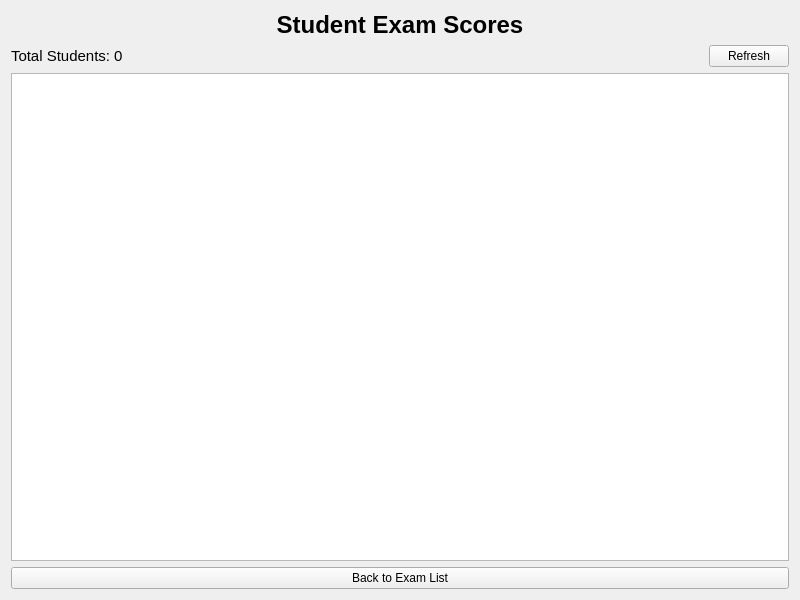
<?xml version="1.0" encoding="UTF-8"?>
<ui version="4.0">
 <class>ExamScores</class>
 <widget class="QWidget" name="ExamScores">
  <property name="geometry">
   <rect>
    <x>0</x>
    <y>0</y>
    <width>800</width>
    <height>600</height>
   </rect>
  </property>
  <property name="windowTitle">
   <string>Exam Scores</string>
  </property>
  <layout class="QVBoxLayout" name="verticalLayout">
   <item>
    <widget class="QLabel" name="titleLabel">
     <property name="text">
      <string>Student Exam Scores</string>
     </property>
     <property name="alignment">
      <set>Qt::AlignCenter</set>
     </property>
     <property name="font">
      <font>
       <pointsize>18</pointsize>
       <weight>75</weight>
       <bold>true</bold>
      </font>
     </property>
    </widget>
   </item>
   <item>
    <layout class="QHBoxLayout" name="horizontalLayout">
     <item>
      <widget class="QLabel" name="studentCountLabel">
       <property name="text">
        <string>Total Students: 0</string>
       </property>
       <property name="font">
        <font>
         <pointsize>11</pointsize>
        </font>
       </property>
      </widget>
     </item>
     <item>
      <spacer name="horizontalSpacer">
       <property name="orientation">
        <enum>Qt::Horizontal</enum>
       </property>
       <property name="sizeHint" stdset="0">
        <size>
         <width>40</width>
         <height>20</height>
        </size>
       </property>
      </spacer>
     </item>
     <item>
      <widget class="QPushButton" name="refreshButton">
       <property name="text">
        <string>Refresh</string>
       </property>
      </widget>
     </item>
    </layout>
   </item>
   <item>
    <widget class="QTableWidget" name="scoresTable">
     <property name="alternatingRowColors">
      <bool>true</bool>
     </property>
     <property name="sortingEnabled">
      <bool>true</bool>
     </property>
    </widget>
   </item>
   <item>
    <widget class="QPushButton" name="backButton">
     <property name="text">
      <string>Back to Exam List</string>
     </property>
    </widget>
   </item>
  </layout>
 </widget>
 <resources/>
 <connections/>
</ui>
